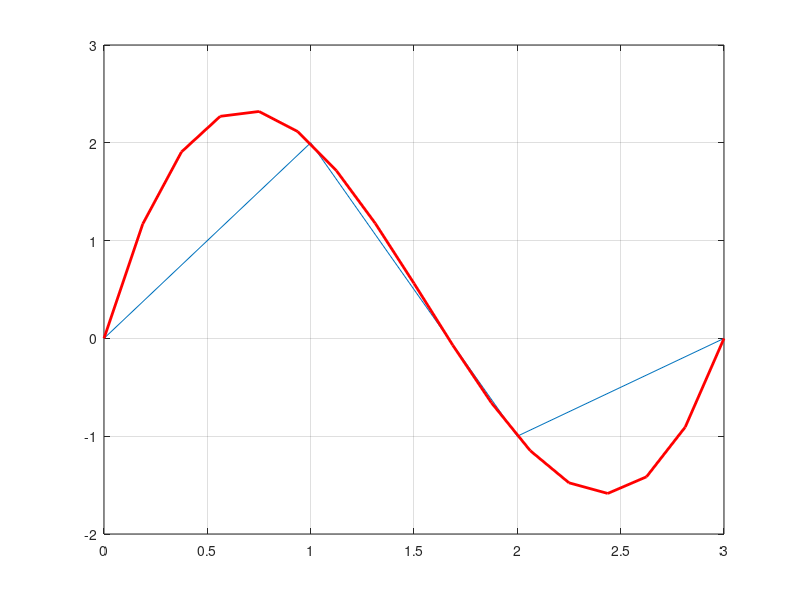

Write the MATLAB code that produced this figure.
#!/usr/bin/octave -qf

clear;clc;
x = [0 1 2 3];
y = [0 2 -1 0];

p = polyfit(x,y,3);
disp("El polinomio interpolador es: ");
disp(p);
plot(x,y,'g-','Linewidth',2);

plot(x,y)
hold on

disp("Los puntos son: ");
i = 0:16;
x = 3*i/16.;
disp(x);
disp("Los puntos de la funcion son: ");
z = polyval(p,x);
disp(z);

plot(x,z,'r-','Linewidth',2);
hold on
grid on
